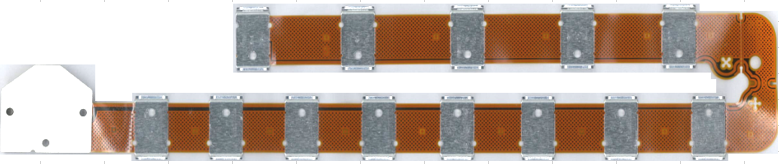
#> input picture pictures/sus-2.png, 782 x 165 px
$ python testins.py
#> lines starting #> are read from the running program, lines starting #| are printed output that depends on the picture; after the words box and inside, x2 and y2 are one past the last pixel; in counts of white or black regions, pixels touching at a corner belong together
import numpy as np
import cv2

image = cv2.imread('pictures/sus-2.png')
#> image is the input picture: shape (165, 782, 3); mean B, G, R 162.9, 173.8, 190.8
hsv = cv2.cvtColor(image, cv2.COLOR_BGR2HSV)
#> hsv: shape (165, 782, 3); mean H, S, V 39.4, 62.5, 195
lower = np.array([0, 5, 50]) # lower_orange = np.array([0, 22, 167])
upper = np.array([179, 50, 255]) # upper_orange = np.array([179, 255, 255])
mask = cv2.inRange(hsv, lower, upper)
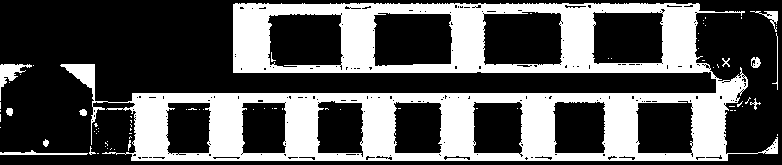
#> mask: shape (165, 782); 33.9% white; 76 white regions (63 under 20 px), largest, box (x1, y1, x2, y2) and area: (60, 3, 778, 161) 42491, (0, 64, 32, 101) 365, (0, 150, 88, 155) 210
result = cv2.bitwise_and(image, image, mask=mask)
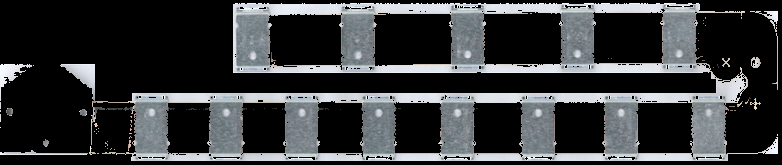
#> result: shape (165, 782, 3); mean B, G, R 60.2, 58.5, 56.5

cv2.imshow('result', result)
cv2.waitKey()

$ run again, with pictures/sus-1.png copied over pictures/sus-2.png
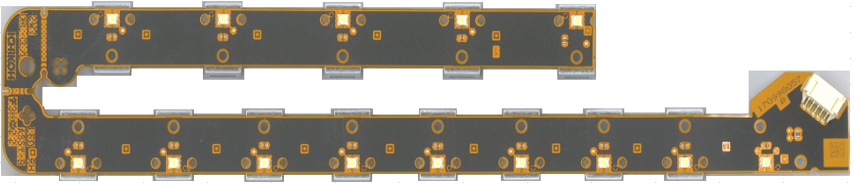
#> input picture pictures/sus-1.png, 854 x 184 px
#> image is the input picture: shape (184, 854, 3); mean B, G, R 148.4, 161, 167.8
#> hsv: shape (184, 854, 3); mean H, S, V 31, 33.8, 169
#> `mask = cv2.inRange(hsv, lower, upper)`:
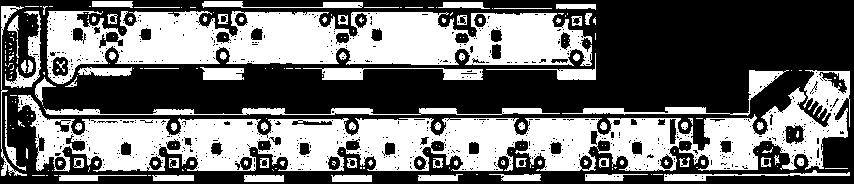
#> mask: shape (184, 854); 43% white; 231 white regions (161 under 20 px), largest, box (x1, y1, x2, y2) and area: (18, 70, 850, 172) 31491, (47, 11, 592, 84) 22419, (44, 108, 560, 115) 1735
#> `result = cv2.bitwise_and(image, image, mask=mask)`:
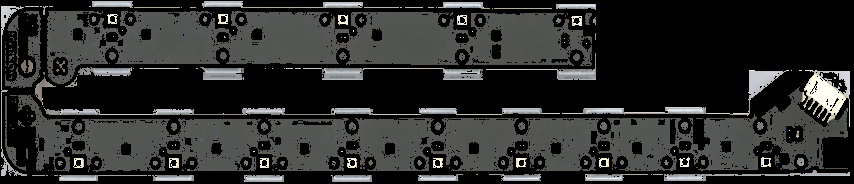
#> result: shape (184, 854, 3); mean B, G, R 44, 45.1, 44.6

$ run again, with pictures/036.png copied over pictures/sus-2.png
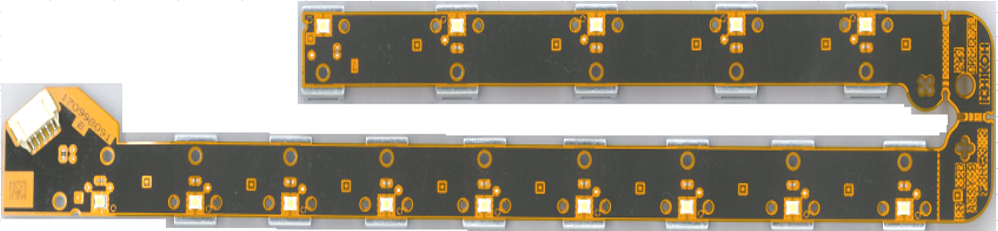
#> input picture pictures/036.png, 998 x 231 px
#> image is the input picture: shape (231, 998, 3); mean B, G, R 133.9, 151.2, 159.6
#> hsv: shape (231, 998, 3); mean H, S, V 39.8, 42.9, 161.4
#> `mask = cv2.inRange(hsv, lower, upper)`:
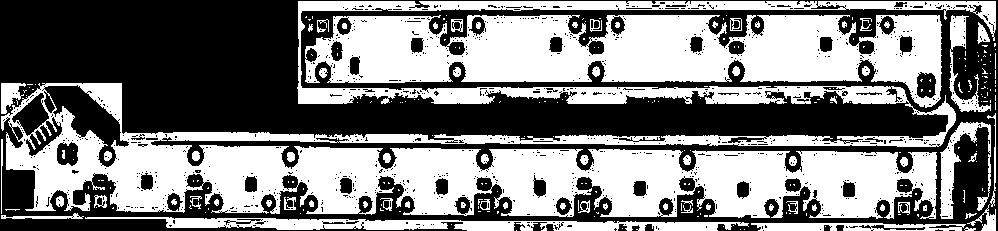
#> mask: shape (231, 998); 50% white; 263 white regions (190 under 20 px), largest, box (x1, y1, x2, y2) and area: (1, 1, 996, 219) 67875, (305, 15, 942, 108) 33935, (85, 217, 749, 231) 4886
#> `result = cv2.bitwise_and(image, image, mask=mask)`:
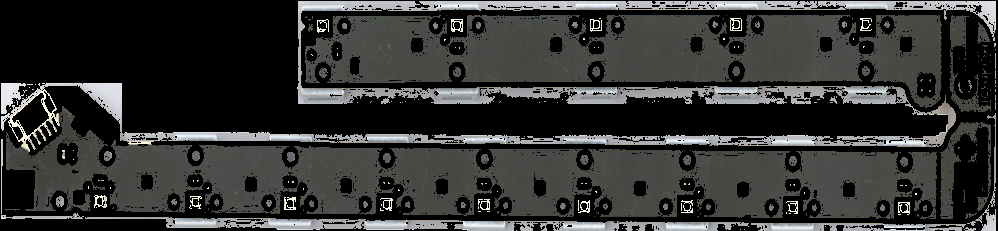
#> result: shape (231, 998, 3); mean B, G, R 51.5, 52.8, 51.9
